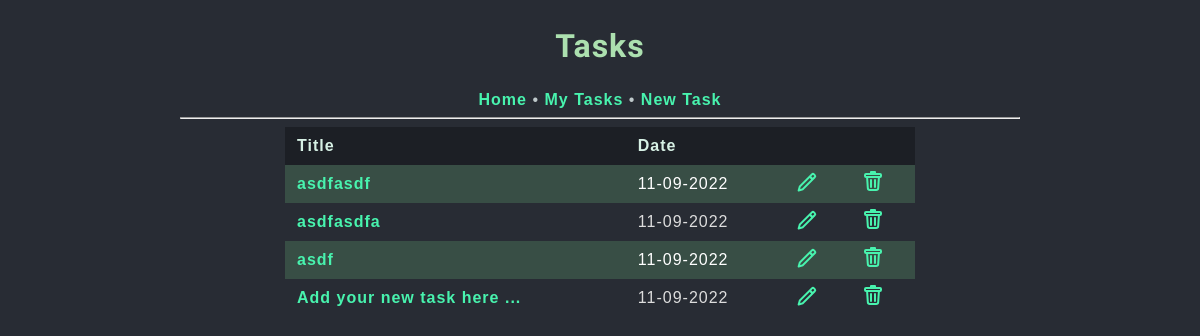
/tasks/, run on an earlier commit of the app's database.
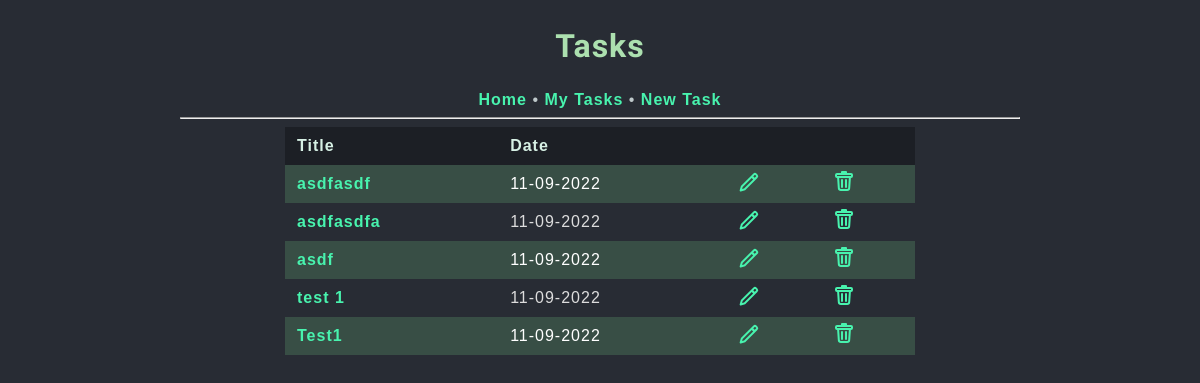
And on a later commit of the database.
### models.py (models this page shows, shortened)
class Task(db.Model):
    id = db.Column("id", db.Integer, primary_key=True)
    title = db.Column("title", db.String(200))
    text = db.Column("text", db.String(100))
    date = db.Column("date", db.String(50))

### main.py (the view)
@app.route('/tasks/')
def get_tasks():
    _tasks = db.session.query(Task).all()
    return render_template('tasks.html', tasks=_tasks)

### templates/tasks.html (shortened to what this page needs)
<!DOCTYPE html>
<head>
    <link rel="stylesheet" href="{{ url_for('static', filename='main.css') }}">
</head>
<body>
    <nav>
        <h1>Tasks</h1>
        <a href="{{url_for('index')}}">Home</a> &#8226;
        <a href="{{url_for('get_tasks')}}">My Tasks</a> &#8226;
        <a href="{{url_for('new_task')}}">New Task</a>
    </nav>
    <hr/>
{% if tasks %}
    <table>
        <tr>
            <th>Title</th>
            <th>Date</th>
            <th></th>
            <th></th>
        </tr>
            {% for task in tasks %}
            <tr>
                <td><a href="{{ url_for('get_task', task_id=task.id)}}">{{ task.title }}</a></td>
                <td>{{ task.date }}</td>
                <td><a href="{{ url_for('update_task', task_id=task.id)}}">
                </a></td>
                <td>
                    <form action="{{ url_for('delete_task', task_id=task.id) }}" method="post">
                    <label>
                    </label>
                    </form>
                </td>
            </tr>
            {% endfor %}
    </table>
{% else %}
    <h2>Try creating a new task!</h2>
{% endif %}
</body>

### static/main.css (style rules this page uses)
body { font-family: 'Trebuchet MS', sans-serif; color: #bfc9cb; background: #282c34; margin-left: 15%; margin-right: 15%; letter-spacing: 1px; }
h1 { font-family: 'Ubuntu', serif; font-size: 32px; color: #ace0af; background:#282c34 }
a, .icon { text-decoration: none; color: #48f3ae; font-weight: bold; }
nav { text-align: center; }
label { font-family: 'Ubuntu', serif; font-size: 24px; color: #ace0af; background:#282c34; background-color:transparent; }
table { color: #ddd; text-align: start; border-spacing: 0px!important; width: 75%; margin-left: auto; margin-right: auto; }
th { padding: 10px 12px; text-align: left; background-color: #1C1F25; color: #d7f1e5; }
td { padding: 4px 12px }
table tr:nth-child(even) { background-color: #384e45; color: #fff; }

What changed in the data, as far as the page shows it:
changed Task: title "Add your new task here ..." → "test 1"
added Task: title "Test1", date "11-09-2022"
